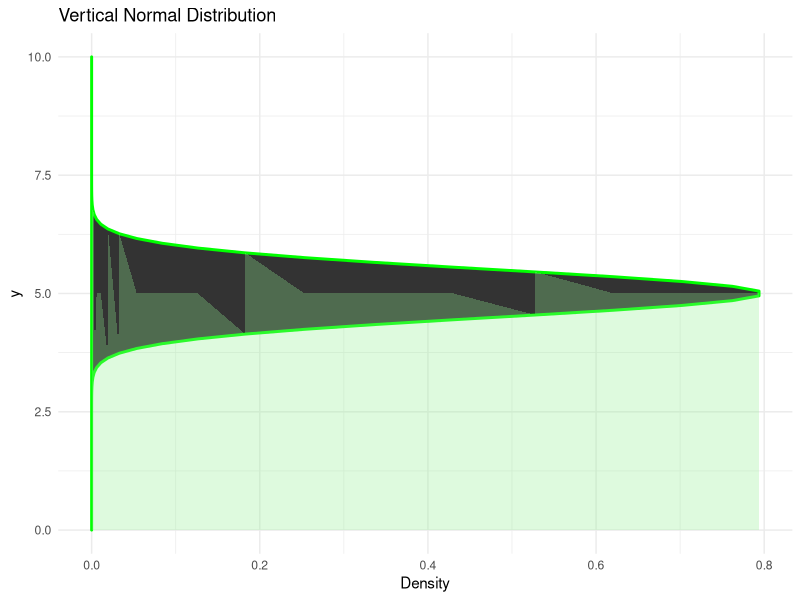

This chart was generated by the following R code:
library(ggplot2)

  # Set parameters for the normal distribution
  mean_y <- 5  # Center of the normal distribution
  sd_y <- 0.5   # Standard deviation

  # Create a sequence of y values
  y_values <- seq(0, 10, length.out = 100)

  # Calculate the corresponding normal density values
  normal_density <- dnorm(y_values, mean = mean_y, sd = sd_y)

  # Create a data frame for plotting
  df <- data.frame(y = y_values, density = normal_density)

  # Plot using ggplot2
  ggplot(df, aes(x = density, y = y)) +
    geom_polygon(color = "green", size = 1) +  # Plot the normal distribution
    geom_area(aes(fill = "Normal Distribution"), alpha = 0.3) +  # Shade the area under the curve
    labs(title = "Vertical Normal Distribution", x = "Density", y = "y") +  # Axis labels and title
    theme_minimal() +  # Clean theme
    scale_fill_manual(name = "Legend", values = "lightgreen") +  # Custom legend
    theme(legend.position = "none")  # Remove legend

